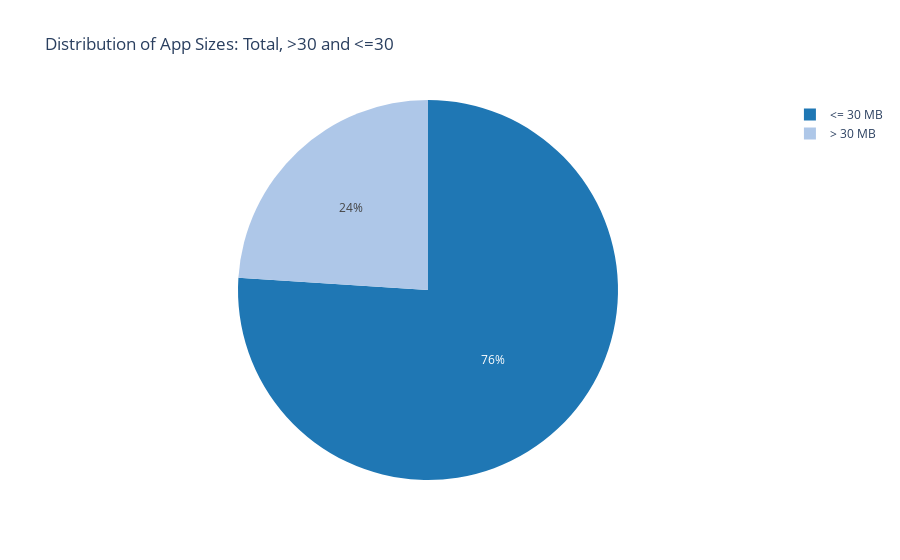

The code cell stored with this chart in its notebook:
### Code cell
size_30_or_less = size_apps[size_apps['Size_MB'] <= 30]
size_more_than_30 = size_apps[size_apps['Size_MB'] > 30]

size_counts = {'Total': [len(size_30_or_less), len(size_more_than_30)]}

fig = go.Figure()
fig.add_trace(go.Pie(labels=['<= 30 MB', '> 30 MB'], values=size_counts['Total'], name='Total',marker_colors=['#1f77b4', '#aec7e8']))

fig.update_layout(title_text='Distribution of App Sizes: Total, >30 and <=30')

fig.show()

### Figure 1 — Plotly figure (JSON) as saved in the notebook; plotly's stock layout.template omitted (floating-point values rounded to 4 significant figures)
{"data": [{"labels": ["<= 30 MB", "> 30 MB"], "marker": {"colors": ["#1f77b4", "#aec7e8"]}, "name": "Total", "type": "pie", "values": [6701, 2113]}], "layout": {"autosize": true, "title": {"text": "Distribution of App Sizes: Total, >30 and <=30"}}}
